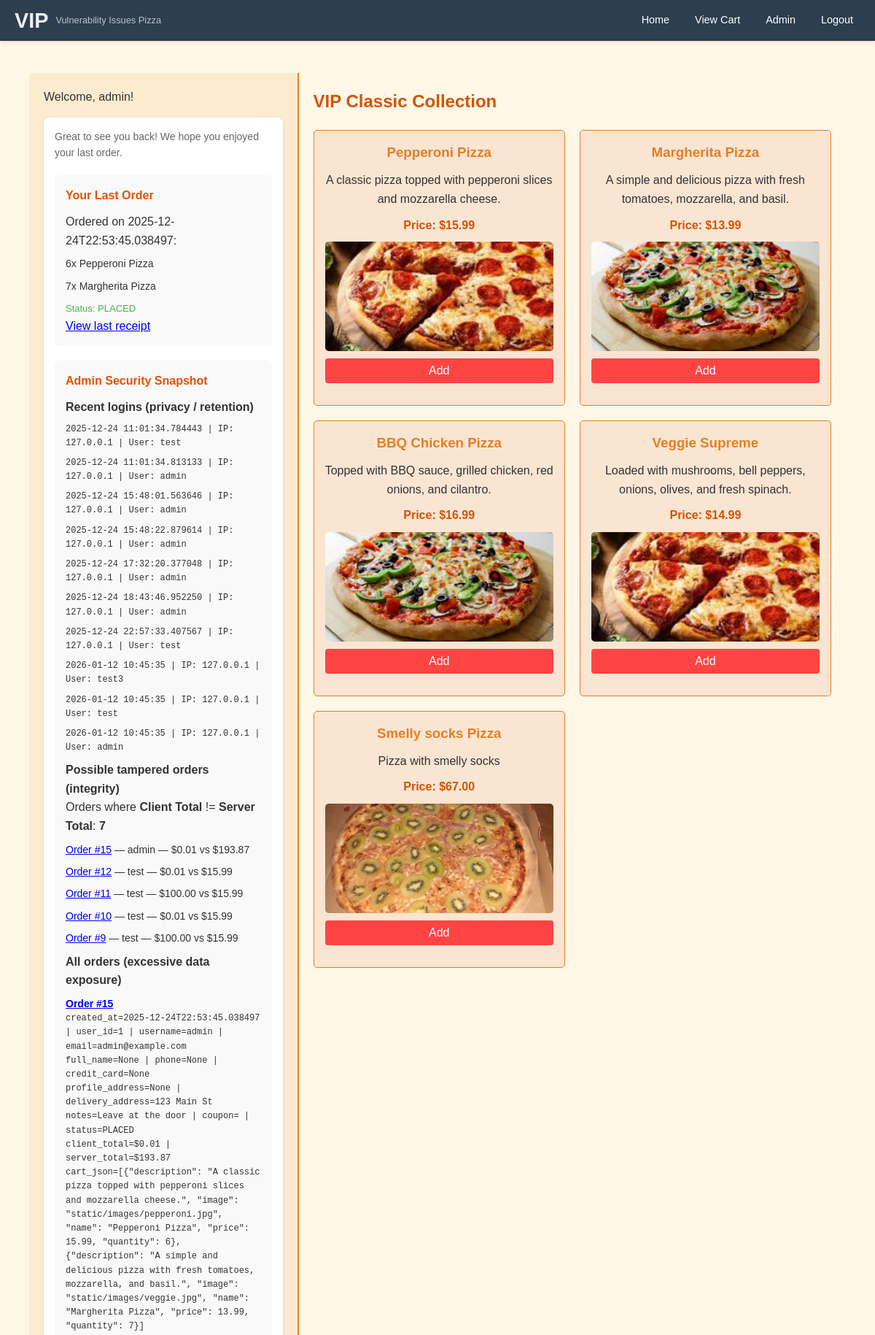
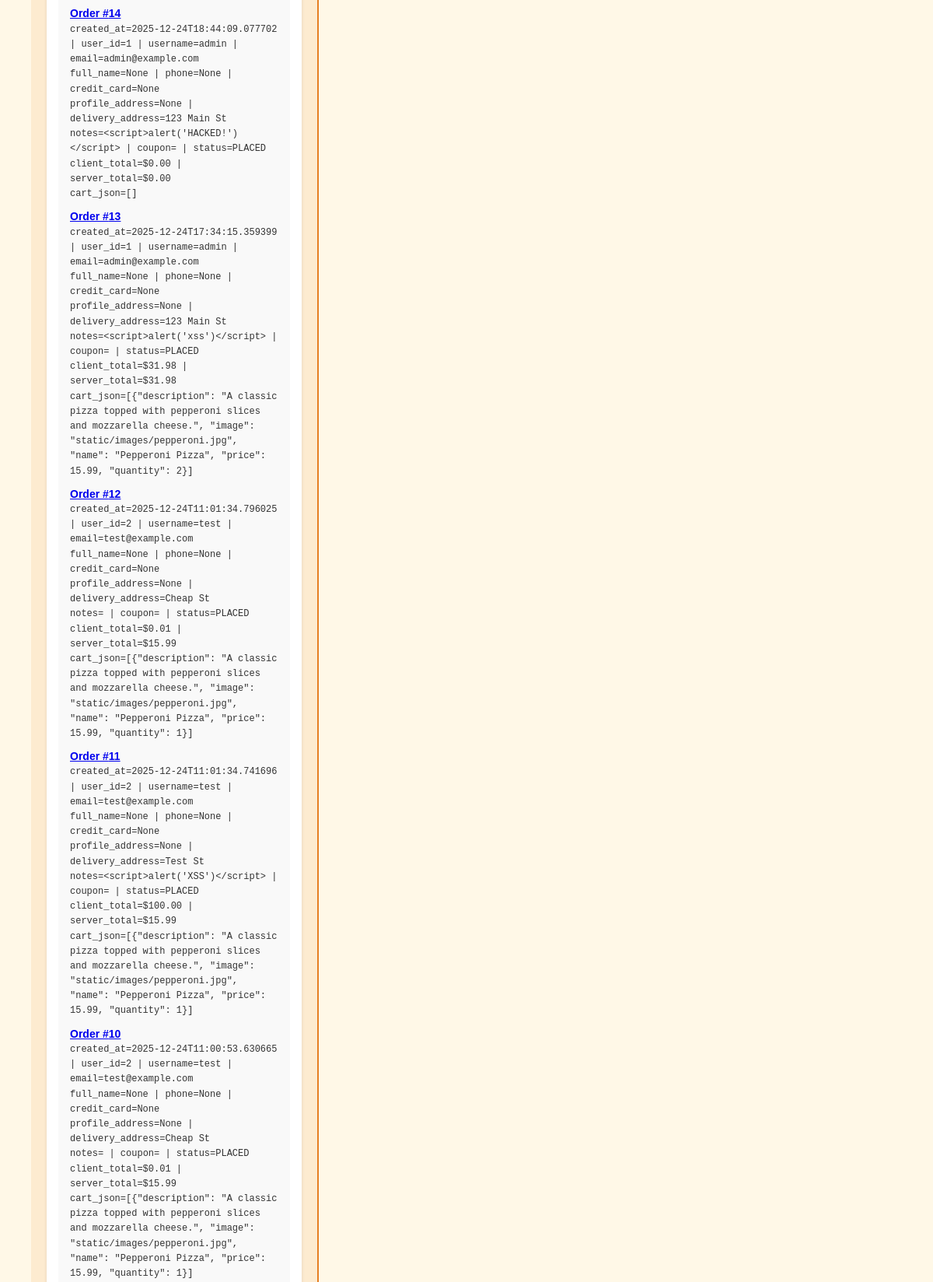
The page / (signed in, upper part) on the database its author committed (2 pictures, top to bottom).
### tables this page shows
CREATE TABLE orders (
            id INTEGER PRIMARY KEY AUTOINCREMENT,
            created_at TEXT,
            user_id INTEGER,
            username TEXT,
            delivery_address TEXT,
            notes TEXT,
            coupon_code TEXT,
            client_total REAL,
            server_total REAL,
            cart_json TEXT,
            status TEXT,
            FOREIGN KEY (user_id) REFERENCES users(id)
        );

CREATE TABLE users (
            id INTEGER PRIMARY KEY AUTOINCREMENT,
            username TEXT UNIQUE,
            password TEXT,
            email TEXT UNIQUE
        );

### app.py (the view)
@app.route("/")
def index():
    pizzas = load_pizzas()
    last_order = None
    last_order_items = []
    recent_login_events = []
    tampered_orders_count = 0
    recent_tampered_orders = []
    recent_all_orders_excessive = []
    if session.get('user'):
        user_id = _get_current_user_id()
        conn = sqlite3.connect(USERS_DB_PATH)
        c = conn.cursor()
        c.execute(
            """
            SELECT id, created_at, status, cart_json, client_total, server_total
            FROM orders
            WHERE user_id = ?
            ORDER BY id DESC
            LIMIT 1
            """,
            (user_id,)
        )
        row = c.fetchone()
        conn.close()
        if row:
            last_order = {
                'id': row[0],
                'created_at': row[1],
                'status': row[2],
                'cart_json': row[3],
                'client_total': row[4],
                'server_total': row[5]
            }
            try:
                last_order_items = json.loads(last_order.get('cart_json') or '[]')
            except Exception:
                last_order_items = []
        if session.get('user') == 'admin':
            try:
                with open(os.path.join(BASE_DIR, "sensitive_access_log.txt"), "r", encoding="utf-8", errors="replace") as f:
                    lines = f.readlines()
                    recent_login_events = [line.strip() for line in lines[-10:] if line.strip()]
            except Exception:
                recent_login_events = []
            try:
                conn = sqlite3.connect(USERS_DB_PATH)
                c = conn.cursor()
                c.execute(
                    """
                    SELECT COUNT(*)
                    FROM orders
                    WHERE client_total != server_total
                    """
                )
                tampered_orders_count = int((c.fetchone() or [0])[0])
                c.execute(
                    """
                    SELECT id, created_at, username, client_total, server_total
                    FROM orders
                    WHERE client_total != server_total
                    ORDER BY id DESC
                    LIMIT 5
                    """
                )
                recent_tampered_orders = c.fetchall()
                conn.close()
            except Exception:
                try:
                    conn.close()
                except Exception:
                    pass
                tampered_orders_count = 0
                recent_tampered_orders = []
            try:
                conn = sqlite3.connect(USERS_DB_PATH)
                c = conn.cursor()
                c.execute(
                    """
                    SELECT
                        o.id,
                        o.created_at,
                        o.user_id,
                        o.username,
                        u.email,
                        p.full_name,
                        p.phone,
                        p.credit_card,
                        p.address,
                        o.delivery_address,
                        o.notes,
                        o.coupon_code,
                        o.client_total,
                        o.server_total,
                        o.status,
                        o.cart_json
                    FROM orders o
                    LEFT JOIN users u ON o.user_id = u.id
                    LEFT JOIN profiles p ON o.user_id = p.user_id
                    ORDER BY o.id DESC
                    LIMIT 10
                    """
                )
                recent_all_orders_excessive = c.fetchall()
                conn.close()
            except Exception:
                try:
                    conn.close()
                except Exception:
                    pass
                recent_all_orders_excessive = []
    return render_template(
        "index.html",
        pizzas=pizzas,
        last_order=last_order,
        last_order_items=last_order_items,
        recent_login_events=recent_login_events,
        tampered_orders_count=tampered_orders_count,
        recent_tampered_orders=recent_tampered_orders,
        recent_all_orders_excessive=recent_all_orders_excessive,
    )

### app.py (called while the page is built)
def _get_current_user_id():
    if not session.get('user'):
        return None
    conn = sqlite3.connect(USERS_DB_PATH)
    c = conn.cursor()
    c.execute("SELECT id FROM users WHERE username = ?", (session.get('user'),))
    row = c.fetchone()
    conn.close()
    if not row:
        return None
    return row[0]

def load_pizzas():
    try:
        with open(PIZZA_JSON_PATH, "r") as f:
            return json.load(f)
    except FileNotFoundError:
        return []

### templates/index.html (shortened to what this page needs)
{% extends "base.html" %}
{% block content %}
<div class="container">
    <div class="left-column">
        {% if session.get('user') %}
            <p>Welcome, {{ session.get('user') }}!</p>
            <div class="user-info">
                <p class="welcome-text">Great to see you back! We hope you enjoyed your last order.</p>
                <div class="last-order">
                    <h3>Your Last Order</h3>
                    {% if last_order %}
                        <p>Ordered on {{ last_order.created_at }}:</p>
                        <ul>
                            {% for item in last_order_items %}
                                <li>{{ item.quantity }}x {{ item.name }}</li>
                            {% else %}
                                <li>No items recorded.</li>
                            {% endfor %}
                        </ul>
                        <p class="order-status">Status: {{ last_order.status }}</p>
                        <p><a href="{{ url_for('view_order', order_id=last_order.id) }}">View last receipt</a></p>
                    {% else %}
                        <p>You have no previous orders yet.</p>
                        <p><a href="{{ url_for('cart') }}">Go to cart to checkout</a></p>
                    {% endif %}
                </div>
                {% if session.get('user') == 'admin' %}
                    <div class="member-specials">
                        <h3>Admin Security Snapshot</h3>
                        <h4>Recent logins (privacy / retention)</h4>
                        {% if recent_login_events %}
                            <ul>
                                {% for line in recent_login_events %}
                                    <li style="font-family: monospace; font-size: 12px;">{{ line }}</li>
                                {% endfor %}
                            </ul>
                        {% else %}
                            <p>No login events found.</p>
                        {% endif %}
                        <h4>Possible tampered orders (integrity)</h4>
                        <p>Orders where <strong>Client Total</strong> != <strong>Server Total</strong>: <strong>{{ tampered_orders_count }}</strong></p>
                        {% if recent_tampered_orders %}
                            <ul>
                                {% for o in recent_tampered_orders %}
                                    <li>
                                        <a href="{{ url_for('view_order', order_id=o[0]) }}">Order #{{ o[0] }}</a>
                                        — {{ o[2] }} — ${{ "%.2f"|format(o[3]) }} vs ${{ "%.2f"|format(o[4]) }}
                                    </li>
                                {% endfor %}
                            </ul>
                        {% else %}
                            <p>No mismatched totals detected.</p>
                        {% endif %}
                        <h4>All orders (excessive data exposure)</h4>
                        {% if recent_all_orders_excessive %}
                            <ul>
                                {% for o in recent_all_orders_excessive %}
                                    <li>
                                        <strong><a href="{{ url_for('view_order', order_id=o[0]) }}">Order #{{ o[0] }}</a></strong>
                                        <div style="font-family: monospace; font-size: 12px;">
                                            created_at={{ o[1] }} | user_id={{ o[2] }} | username={{ o[3] }} | email={{ o[4] }}
                                        </div>
                                        <div style="font-family: monospace; font-size: 12px;">
                                            full_name={{ o[5] }} | phone={{ o[6] }} | credit_card={{ o[7] }}
                                        </div>
                                        <div style="font-family: monospace; font-size: 12px;">
                                            profile_address={{ o[8] }} | delivery_address={{ o[9] }}
                                        </div>
                                        <div style="font-family: monospace; font-size: 12px;">
                                            notes={{ o[10] }} | coupon={{ o[11] }} | status={{ o[14] }}
                                        </div>
                                        <div style="font-family: monospace; font-size: 12px;">
                                            client_total=${{ "%.2f"|format(o[12] or 0) }} | server_total=${{ "%.2f"|format(o[13] or 0) }}
                                        </div>
                                        <div style="font-family: monospace; font-size: 12px;">
                                            cart_json={{ o[15] }}
                                        </div>
                                    </li>
                                {% endfor %}
                            </ul>
                        {% else %}
                            <p>No orders found.</p>
                        {% endif %}
                    </div>
                {% endif %}
            </div>
        {% endif %}
    </div>
    <div class="right-column">
        <h2>VIP Classic Collection</h2>
        <div class="pizza-grid">
            {% for pizza in pizzas %}
                <div class="pizza-card">
                    <h3>{{ pizza.name }}</h3>
                    <p>{{ pizza.description }}</p>
                    <p class="price">Price: ${{ "%.2f"|format(pizza.price) }}</p>
                    <img src="{{ pizza.image }}" alt="Pizza Image">
                    <form method="POST" action="/add_to_cart">
                        <button type="submit" name="pizza_name" value="{{ pizza.name }}">Add</button>
                    </form>
                </div>
            {% endfor %}
        </div>
    </div>
</div>
{% endblock %}

### templates/base.html (shortened to what this page needs)
<!DOCTYPE html>
<html lang="en">
<head>
    <link rel="stylesheet" href="{{ url_for('static', filename='css/styles.css') }}">
</head>
<body>
    <header class="site-header">
        <div class="header-content">
            <div class="logo">
                <h1>VIP</h1>
                <p class="tagline">Vulnerability Issues Pizza</p>
            </div>
            <nav class="main-nav">
                <a href="/" class="nav-link">Home</a>
                <a href="{{ url_for('cart') }}" class="nav-link">View Cart</a>
                {% if session.get('user') %}
                    {% if session.get('user') == 'admin' %}
                        <a href="/admin" class="nav-link">Admin</a>
                    {% endif %}
                    <a href="/logout" class="nav-link">Logout</a>
                {% endif %}
            </nav>
        </div>
    </header>
    <main class="main-content">
        {% block content %}{% endblock %}
    </main>
</body>
</html>

### static/css/styles.css (style rules this page uses)
* { margin: 0; padding: 0; box-sizing: border-box; }
html, body { width: 100%; margin: 0; padding: 0; min-height: 100vh; overflow-x: hidden; }
body { font-family: Arial, sans-serif; line-height: 1.6; display: flex; flex-direction: column; background-color: #fff5eb; position: relative; }
.site-header { background-color: #2c3e50; color: white; padding: 0.5rem 0; position: fixed; top: 0; left: 0; right: 0; width: 100%; z-index: 1000; box-shadow: 0 2px 5px rgba(0,0,0,0.1); }
.header-content { max-width: 1200px; margin: 0 auto; padding: 0 20px; display: flex; justify-content: space-between; align-items: center; height: 40px; }
.logo { display: flex; align-items: center; gap: 10px; }
.logo h1 { margin: 0; font-size: 1.8em; color: #ecf0f1; }
.tagline { margin: 0; font-size: 0.8em; color: #bdc3c7; }
.main-nav { display: flex; gap: 15px; align-items: center; }
.nav-link { color: white; text-decoration: none; padding: 5px 10px; border-radius: 4px; transition: background-color 0.3s; font-size: 0.9em; }
.main-content { flex: 1; width: 100%; max-width: 1200px; margin: 60px auto 0; padding: 20px; min-height: calc(100vh - 120px); position: relative; z-index: 1; }
body, h1, h2, h3, p, ul, li, input, textarea, button, form { margin: 0; padding: 0; box-sizing: border-box; }
body { font-family: Arial, sans-serif; background-color: #FFF8E7; color: #333; line-height: 1.6; display: flex; justify-content: center; padding: 20px; }
.container { display: flex; max-width: 1200px; width: 100%; }
.left-column { width: 33%; padding: 20px; background-color: #FDEBD0; border-right: 2px solid #E67E22; }
input, button { width: 100%; padding: 10px; margin-bottom: 15px; border: 1px solid #CCC; border-radius: 5px; }
button { background-color: #D35400; color: white; font-size: 1em; border: none; cursor: pointer; }
.right-column { width: 67%; padding: 20px; }
.right-column h2 { color: #D35400; margin-bottom: 20px; }
.pizza-grid { display: grid; grid-template-columns: repeat(2, 1fr); gap: 20px; }
.pizza-card { background-color: #FAE5D3; border: 1px solid #E67E22; border-radius: 5px; padding: 15px; text-align: center; display: flex; flex-direction: column; justify-content: space-between; }
.pizza-card h3 { color: #E67E22; margin-bottom: 10px; }
.pizza-card p { margin-bottom: 10px; }
.pizza-card .price { font-weight: bold; color: #D35400; }
.pizza-card img { max-width: 100%; height: 150px; object-fit: cover; border-radius: 5px; margin-bottom: 10px; }
button { padding: 8px 15px; background-color: #ff4444; color: white; border: none; border-radius: 4px; cursor: pointer; transition: background-color 0.3s; }
.user-info { background-color: white; border-radius: 8px; padding: 15px; margin: 15px 0; box-shadow: 0 2px 4px rgba(0,0,0,0.1); }
.welcome-text { color: #666; font-size: 14px; margin-bottom: 20px; }
.last-order, .member-specials { margin: 20px 0; padding: 15px; background-color: #f9f9f9; border-radius: 6px; }
.last-order h3, .member-specials h3 { color: #e65100; font-size: 16px; margin-bottom: 10px; }
.last-order ul, .member-specials ul { list-style: none; padding-left: 0; }
.last-order li, .member-specials li { margin: 8px 0; font-size: 14px; color: #333; }
.order-status { color: #4CAF50; font-size: 13px; margin-top: 10px; }

### rows shown on the page
orders: created_at "2025-12-24T22:53:45.038497", status "PLACED", id "15", username "admin", client_total "0.01", server_total "193.87", user "1", email "admin@example.com", o "None", delivery_address "123 Main St", notes "Leave at the door", cart_json "[{\"description\": \"A classic pizza topped with pepperoni slices and mozzarella cheese.\", \"image\": \"static/images/pepperoni.jpg\", \"name\": \"Pepperoni Pizza\", \"price\": 15.99, \"quantity\": 6}, {\"description\": \"A simple and delicious pizza with fresh tomatoes, mozzarella, and basil.\", \"image\": \"static/images/veggie.jpg\", \"name\": \"Margherita Pizza\", \"price\": 13.99, \"quantity\": 7}]"
orders: id "12", username "test", client_total "0.01", server_total "15.99", created_at "2025-12-24T11:01:34.796025", user "2", email "test@example.com", o "None", delivery_address "Cheap St", status "PLACED", cart_json "[{\"description\": \"A classic pizza topped with pepperoni slices and mozzarella cheese.\", \"image\": \"static/images/pepperoni.jpg\", \"name\": \"Pepperoni Pizza\", \"price\": 15.99, \"quantity\": 1}]"
orders: id "11", username "test", client_total "100.00", server_total "15.99", created_at "2025-12-24T11:01:34.741696", user "2", email "test@example.com", o "None", delivery_address "Test St", notes "<script>alert('XSS')</script>", status "PLACED", cart_json "[{\"description\": \"A classic pizza topped with pepperoni slices and mozzarella cheese.\", \"image\": \"static/images/pepperoni.jpg\", \"name\": \"Pepperoni Pizza\", \"price\": 15.99, \"quantity\": 1}]"
orders: id "10", username "test", client_total "0.01", server_total "15.99", created_at "2025-12-24T11:00:53.630665", user "2", email "test@example.com", o "None", delivery_address "Cheap St", status "PLACED", cart_json "[{\"description\": \"A classic pizza topped with pepperoni slices and mozzarella cheese.\", \"image\": \"static/images/pepperoni.jpg\", \"name\": \"Pepperoni Pizza\", \"price\": 15.99, \"quantity\": 1}]"
orders: id "9", username "test", client_total "100.00", server_total "15.99"
orders: id "14", created_at "2025-12-24T18:44:09.077702", user "1", username "admin", email "admin@example.com", o "None", delivery_address "123 Main St", notes "<script>alert('HACKED!')</script>", status "PLACED", client_total "0.00", server_total "0.00", cart_json "[]"
orders: id "13", created_at "2025-12-24T17:34:15.359399", user "1", username "admin", email "admin@example.com", o "None", delivery_address "123 Main St", notes "<script>alert('xss')</script>", status "PLACED", client_total "31.98", server_total "31.98", cart_json "[{\"description\": \"A classic pizza topped with pepperoni slices and mozzarella cheese.\", \"image\": \"static/images/pepperoni.jpg\", \"name\": \"Pepperoni Pizza\", \"price\": 15.99, \"quantity\": 2}]"

### other values the page prints
{{ session.get('user') }} "admin"
{{ item.quantity }} "6" "7"
{{ item.name }} "Pepperoni Pizza" "Margherita Pizza"
{{ line }} "2025-12-24 11:01:34.784443 | IP: 127.0.0.1 | User: test" "2025-12-24 11:01:34.813133 | IP: 127.0.0.1 | User: admin" "2025-12-24 15:48:01.563646 | IP: 127.0.0.1 | User: admin" "2025-12-24 15:48:22.879614 | IP: 127.0.0.1 | User: admin" "2025-12-24 17:32:20.377048 | IP: 127.0.0.1 | User: admin" "2025-12-24 18:43:46.952250 | IP: 127.0.0.1 | User: admin" "2025-12-24 22:57:33.407567 | IP: 127.0.0.1 | User: test" "2026-01-12 10:45:35 | IP: 127.0.0.1 | User: test3" "2026-01-12 10:45:35 | IP: 127.0.0.1 | User: test" "2026-01-12 10:45:35 | IP: 127.0.0.1 | User: admin"
{{ tampered_orders_count }} "7"
{{ pizza.name }} "Pepperoni Pizza" "Margherita Pizza" "BBQ Chicken Pizza" "Veggie Supreme" "Smelly socks Pizza"
{{ pizza.description }} "A classic pizza topped with pepperoni slices and mozzarella cheese." "A simple and delicious pizza with fresh tomatoes, mozzarella, and basil." "Topped with BBQ sauce, grilled chicken, red onions, and cilantro." "Loaded with mushrooms, bell peppers, onions, olives, and fresh spinach." "Pizza with smelly socks"
{{ "%.2f"|format(pizza.price) }} "15.99" "13.99" "16.99" "14.99" "67.00"
